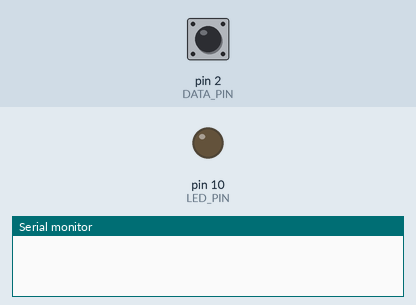
Simulated run of this sketch. Board: Arduino Uno, built with avr-gcc and run on an emulated ATmega328P. Shown: output pins drawn as LEDs (lit = HIGH), the last lines printed to the serial monitor. The test bench sets the inputs (shaded band); at power-on: pin 2 (DATA_PIN) HIGH.

Above: at 1.2 s.
1.3 s: pin 2 (DATA_PIN) pulled LOW for 0.15 s
At 1.9 s:
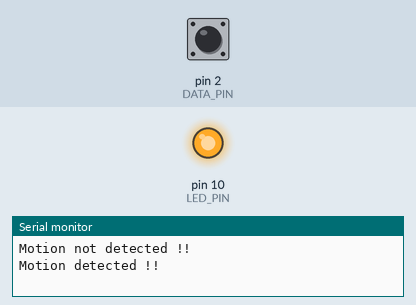
2.9 s: pin 2 (DATA_PIN) pulled LOW for 3.2 s
At 3.6 s:
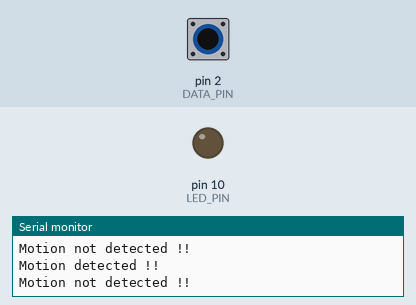
Timing chart, 0 to 7.6 s (numbered marks = the images above; inputs shaded):
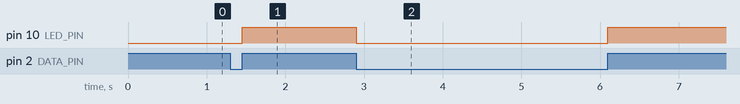

The sketch:

TASK_M1.T2P.ino
```cpp
const uint8_t DATA_PIN = 2; //define button pin number
const uint8_t LED_PIN = 10; //define LED pin number

uint8_t sensorState = LOW; //set the state of data pin to LOW
uint8_t ledState = LOW;//set the state of led pin to LOW

void setup()
{
  pinMode(LED_PIN, OUTPUT); //declares LED Pin as Digital pin10
  pinMode(DATA_PIN,INPUT_PULLUP);    //declares Data Pin as Digital pin10
  attachInterrupt(0, task, CHANGE); //attach interrupts to the code
  Serial.begin(9600);  //begins serial communication
}

void loop()
{
 //
}

void task()
{
  sensorState = digitalRead(2);
  if(sensorState == HIGH)
  {
   ledState = HIGH;
   Serial.println("Motion detected !!");
   digitalWrite(10, sensorState);
  }
  else
  {
   Serial.println("Motion not detected !!");
   digitalWrite(10, sensorState);
  }

}
```

Measured:
- after the input at 1.3 s, pin 10 (LED_PIN): LOW → HIGH after 0.15 s
- after the input at 2.9 s, pin 10 (LED_PIN): HIGH → LOW at once, → HIGH 3.2 s later
